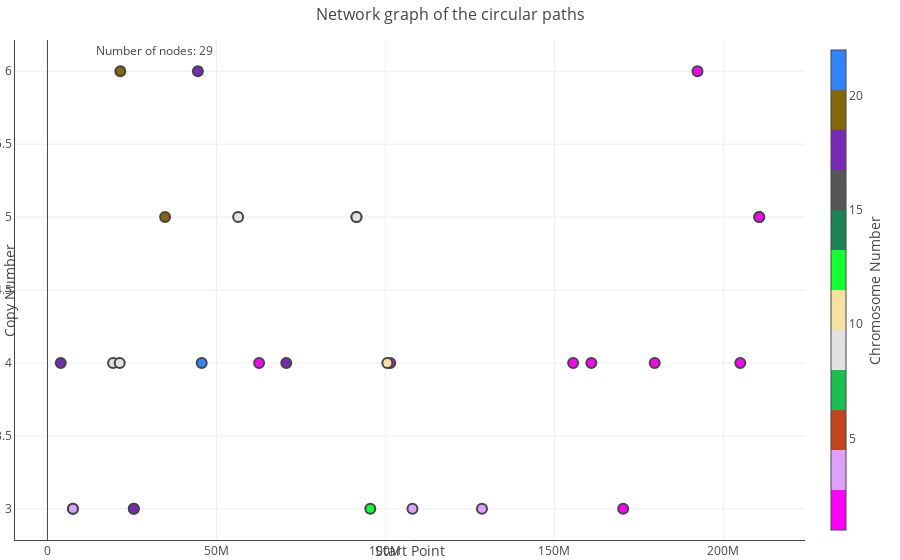

Source (notebook cell):
### Code cell
draw_plotly(_graph_cycles,'Network graph of the circular paths')

### Figure 1 — Plotly figure (JSON) as saved in the notebook; plotly's stock layout.template omitted (floating-point values rounded to 4 significant figures)
{"data": [{"hoverinfo": "none", "line": {"color": "#888", "width": 0.5}, "mode": "lines", "type": "scatter", "x": [101410663, 101410663, null, 155542590, 155542590, null, 160926216, 160926216, null, 179677141, 179677141, null, 192339199, 192339199, null, 204997307, 204997307, null, 210612259, 210612259, null, 210612259, 210612259, null, 100565237, 100565237, null, 95532721, 95532721, null, 70659878, 70659878, null, 3934211, 3934211, null, 44505152, 44505152, null, 21562880, 21562880, null, 34808937, 34808937, null, 62626292, 62626292, null, 170345605, 170345605, null, 45642416, 45642416, null, 25551286, 25551286, null, 25551286, 25551286, null, 7533755, 7533755, null, 7533755, 7533755, null, 107999727, 107999727, null, 128566544, 128566544, null, 19423236, 19423236, null, 21372969, 21372969, null, 56426968, 56426968, null, 91433228, 91433228, null, 91433228, 91433228, null], "y": [4, 4, null, 4, 4, null, 4, 4, null, 4, 4, null, 6, 6, null, 4, 4, null, 5, 5, null, 5, 5, null, 4, 4, null, 3, 3, null, 4, 4, null, 4, 4, null, 6, 6, null, 6, 6, null, 5, 5, null, 4, 4, null, 3, 3, null, 4, 4, null, 3, 3, null, 3, 3, null, 3, 3, null, 3, 3, null, 3, 3, null, 3, 3, null, 4, 4, null, 4, 4, null, 5, 5, null, 5, 5, null, 5, 5, null]}, {"hoverinfo": "text", "marker": {"color": [1, 1, 1, 1, 1, 1, 1, 1, 10, 13, 17, 18, 18, 19, 19, 2, 2, 21, 22, 17, 3, 3, 4, 4, 8, 8, 8, 8, 8], "colorbar": {"thickness": 15, "title": {"side": "right", "text": "Chromosome Number"}, "xanchor": "left"}, "colorscale": [[0, "#3283FE"], [0.08333, "#3283FE"], [0.08333, "#85660D"], [0.1667, "#85660D"], [0.1667, "#782AB6"], [0.25, "#782AB6"], [0.25, "#565656"], [0.3333, "#565656"], [0.3333, "#1C8356"], [0.4167, "#1C8356"], [0.4167, "#16FF32"], [0.5, "#16FF32"], [0.5, "#F7E1A0"], [0.5833, "#F7E1A0"], [0.5833, "#E2E2E2"], [0.6667, "#E2E2E2"], [0.6667, "#1CBE4F"], [0.75, "#1CBE4F"], [0.75, "#C4451C"], [0.8333, "#C4451C"], [0.8333, "#DEA0FD"], [0.9167, "#DEA0FD"], [0.9167, "#FE00FA"], [1, "#FE00FA"]], "line": {"width": 2}, "reversescale": true, "showscale": true, "size": 10, "symbol": 0}, "mode": "markers", "text": ["Prev: None<br><b>-Node:4-</b><br>Next: 4,5<br>Chromosome: 1<br>CN: 4", "Prev: 7,8<br><b>-Node:8-</b><br>Next: 8,9<br>Chromosome: 1<br>CN: 4", "Prev: 9,10<br><b>-Node:10-</b><br>Next: 10,11<br>Chromosome: 1<br>CN: 4", "Prev: 11,12<br><b>-Node:12-</b><br>Next: 12,13<br>Chromosome: 1<br>CN: 4", "Prev: 14,15<br><b>-Node:15-</b><br>Next: 15,16<br>Chromosome: 1<br>CN: 6", "Prev: 17,18<br><b>-Node:18-</b><br>Next: 18,19<br>Chromosome: 1<br>CN: 4", "Prev: 21,24<br><b>-Node:25-</b><br>Next: 21,26<br>Chromosome: 1<br>CN: 5", "Prev: 20,25<br><b>-Node:21-</b><br>Next: 22,25<br>Chromosome: 1<br>CN: 5", "Prev: 31,32<br><b>-Node:32-</b><br>Next: 32,33<br>Chromosome: 10<br>CN: 4", "Prev: 75,76<br><b>-Node:76-</b><br>Next: 76,77<br>Chromosome: 13<br>CN: 3", "Prev: 245,246<br><b>-Node:246-</b><br>Next: 246,247<br>Chromosome: 17<br>CN: 4", "Prev: 249,250<br><b>-Node:250-</b><br>Next: 250,251<br>Chromosome: 18<br>CN: 4", "Prev: 289,290<br><b>-Node:290-</b><br>Next: 290,291<br>Chromosome: 18<br>CN: 6", "Prev: 316,317<br><b>-Node:317-</b><br>Next: 317,318<br>Chromosome: 19<br>CN: 6", "Prev: 328,329<br><b>-Node:329-</b><br>Next: 329,330<br>Chromosome: 19<br>CN: 5", "Prev: 337,338<br><b>-Node:338-</b><br>Next: 338,339<br>Chromosome: 2<br>CN: 4", "Prev: 358,359<br><b>-Node:359-</b><br>Next: 359,360<br>Chromosome: 2<br>CN: 3", "Prev: 399,400<br><b>-Node:400-</b><br>Next: 400,401<br>Chromosome: 21<br>CN: 4", "Prev: 214,405<br><b>-Node:406-</b><br>Next: 214,407<br>Chromosome: 22<br>CN: 3", "Prev: 213,406<br><b>-Node:214-</b><br>Next: 215,406<br>Chromosome: 17<br>CN: 3", "Prev: 410,413<br><b>-Node:411-</b><br>Next: 412,413<br>Chromosome: 3<br>CN: 3", "Prev: 411,412<br><b>-Node:413-</b><br>Next: 411,414<br>Chromosome: 3<br>CN: 3", "Prev: 425,426<br><b>-Node:426-</b><br>Next: 426,427<br>Chromosome: 4<br>CN: 3", "Prev: 427,428<br><b>-Node:428-</b><br>Next: 428,429<br>Chromosome: 4<br>CN: 3", "Prev: 485,486<br><b>-Node:486-</b><br>Next: 486,487<br>Chromosome: 8<br>CN: 4", "Prev: 487,488<br><b>-Node:488-</b><br>Next: 488,489<br>Chromosome: 8<br>CN: 4", "Prev: 528,529<br><b>-Node:529-</b><br>Next: 529,530<br>Chromosome: 8<br>CN: 5", "Prev: 534,536<br><b>-Node:537-</b><br>Next: 534,538<br>Chromosome: 8<br>CN: 5", "Prev: 533,537<br><b>-Node:534-</b><br>Next: None<br>Chromosome: 8<br>CN: 5"], "type": "scatter", "x": [101410663, 155542590, 160926216, 179677141, 192339199, 204997307, 210612259, 210612259, 100565237, 95532721, 70659878, 3934211, 44505152, 21562880, 34808937, 62626292, 170345605, 45642416, 25551286, 25551286, 7533755, 7533755, 107999727, 128566544, 19423236, 21372969, 56426968, 91433228, 91433228], "y": [4, 4, 4, 4, 6, 4, 5, 5, 4, 3, 4, 4, 6, 6, 5, 4, 3, 4, 3, 3, 3, 3, 3, 3, 4, 4, 5, 5, 5]}], "layout": {"annotations": [{"showarrow": false, "text": "Number of nodes: 29", "x": 0.1, "xref": "paper", "y": 1, "yref": "paper"}], "hovermode": "closest", "margin": {"b": 20, "l": 15, "r": 5, "t": 40}, "showlegend": false, "title": {"font": {"size": 16}, "text": "Network graph of the circular paths"}, "xaxis": {"showgrid": true, "showline": true, "showticklabels": true, "title": {"text": "Start Point"}, "zeroline": true}, "yaxis": {"showgrid": true, "showline": true, "showticklabels": true, "title": {"text": "Copy Number"}, "zeroline": true}}}
